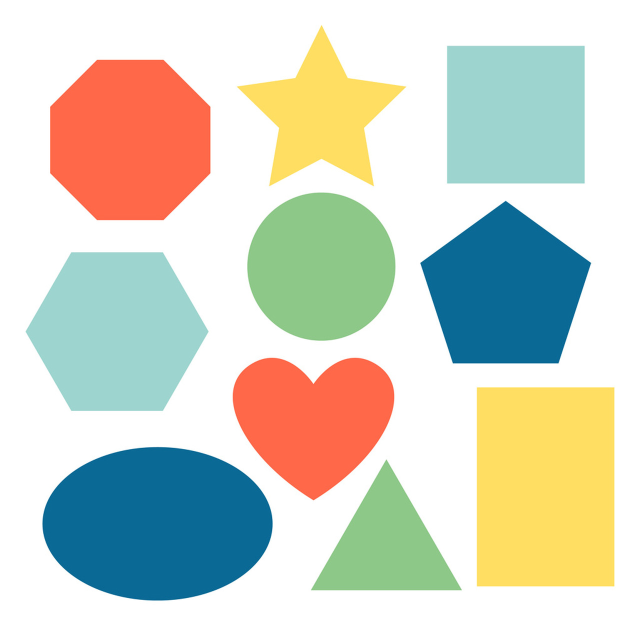
#> input picture openCV/resources/shapes.jpg, 1280 x 1251 px (shown at 1/2 size)
$ python shape_detection.py
#> lines starting #> are read from the running program, lines starting #| are printed output that depends on the picture; after the words box and inside, x2 and y2 are one past the last pixel; in counts of white or black regions, pixels touching at a corner belong together
import numpy as np
import cv2

image = cv2.imread('resources/shapes.jpg')
#> image is the input picture: shape (1251, 1280, 3); mean B, G, R 197.2, 212, 208.4
imgResize = cv2.resize(image, (700, 700))
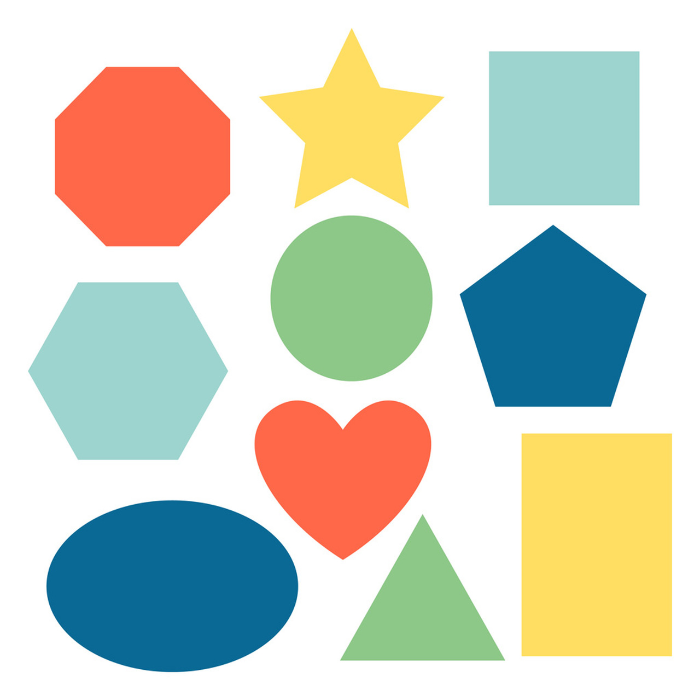
#> imgResize: shape (700, 700, 3); mean B, G, R 197.2, 211.9, 208.4
imgContour = imgResize.copy()


def getContour(img):
    contours, hierarchy = cv2.findContours(img, cv2.RETR_EXTERNAL, cv2.CHAIN_APPROX_NONE)
    for cnt in contours:
        area = cv2.contourArea(cnt)
        if area > 500:
            cv2.drawContours(imgContour, cnt, -1, (0, 0, 225), 3)
            param = cv2.arcLength(cnt, True)
            approx = cv2.approxPolyDP(cnt, 0.02 * param, True)
            objCorners = len(approx)
            x, y, width, height = cv2.boundingRect(approx)
            if objCorners == 3:
                objectType = "Triangle"
            elif objCorners == 4:
                aspRatio = width/float(height)
                if 0.95 < aspRatio < 1.05:
                    objectType = "Square"
                else:
                    objectType = "Rectangle"
            elif objCorners > 4:
                objectType = "Circle"
            else:
                objectType = "None"

            cv2.rectangle(imgContour, (x, y), (x + width, y + height), (0, 225, 0), 2)
            cv2.putText(imgContour, objectType, (x + (width // 2) - 10, y + (height // 2) - 10),
                        cv2.FONT_HERSHEY_SIMPLEX, 0.7, (0, 0, 0), 2)


imgGray = cv2.cvtColor(imgResize, cv2.COLOR_BGR2GRAY)
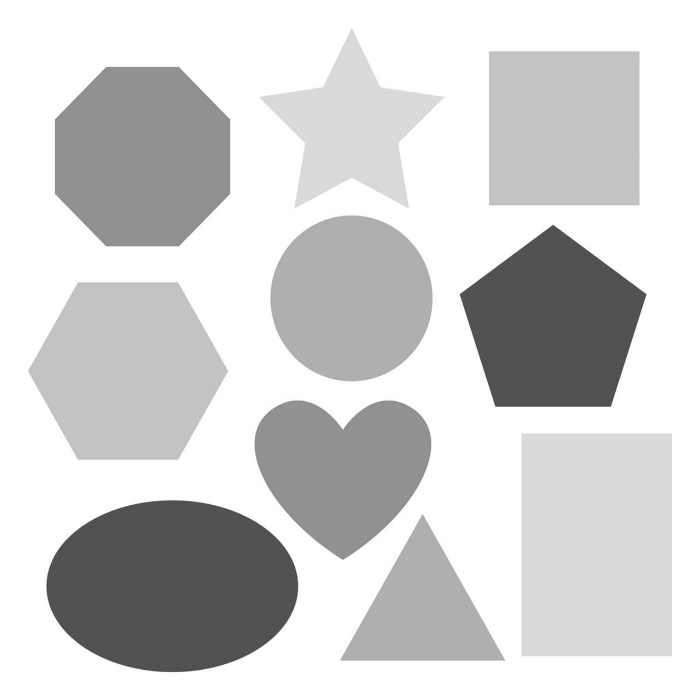
#> imgGray: shape (700, 700); min 67, max 255, mean 209.3
imgBlur = cv2.GaussianBlur(imgGray, (7, 7), 1)
imgCanny = cv2.Canny(imgBlur, 50, 50)
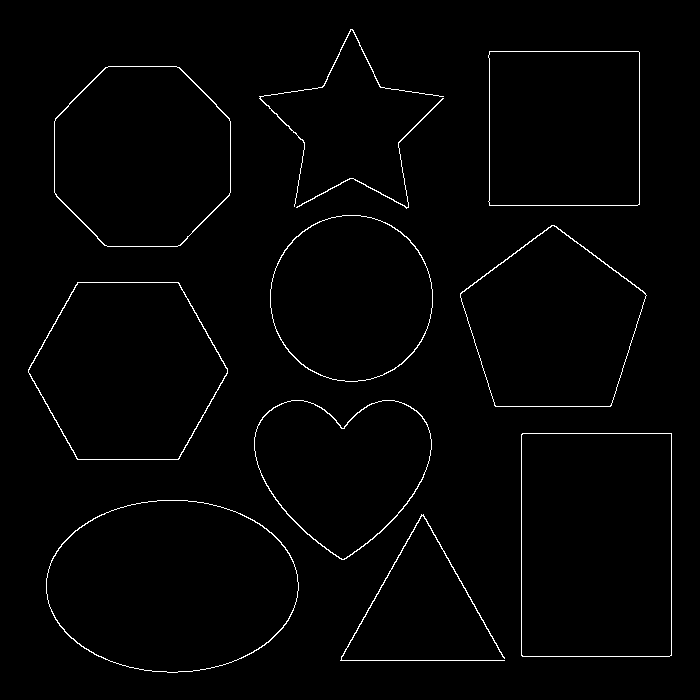
#> imgCanny: shape (700, 700); 1.4% white in thin lines or dots, all inside (x1, y1, x2, y2) = (28, 29, 672, 673)

getContour(imgCanny)
#> in getContour, `contours, hierarchy = cv2.findContours(img, cv2.RETR_EXTERNAL, cv2.CHA..`: contours = 11 contours; largest, box (x1, y1, x2, y2) and area: (46, 500, 299, 673) 34054, (521, 433, 672, 657) 33448, (28, 282, 228, 460) 26708, (54, 66, 231, 247) 26243, (460, 225, 647, 407) 23537
#> the loop in getContour, `for cnt in contours:` made 11 passes
#> (area, param, approx, objCorners, x, y, width, height) on passes 3, 10: (33447.5, 744.2, [[522, 433], [521, 655], [671, 655], [671, 433]], 4, 521, 433, 151, 223), (23102, 608.5, [[489, 51], [489, 205], [639, 204], [639, 52]], 4, 489, 51, 151, 155)
#> (area, param, objCorners, x, y, width, height, objectType) on passes 2, 4, 5, 6, 7, 9: (34054.5, 709.2, 8, 51, 501, 248, 171, 'Circle'), (19664, 576.9, 9, 255, 400, 173, 160, 'Circle'), (26708, 637.2, 6, 28, 282, 200, 178, 'Circle'), (23537, 612.2, 5, 460, 225, 187, 182, 'Circle'), (21193, 544.7, 8, 270, 215, 163, 167, 'Circle'), (26243, 591.3, 8, 54, 67, 176, 179, 'Circle')
#> after the loop in getContour, `for cnt in contours:`:
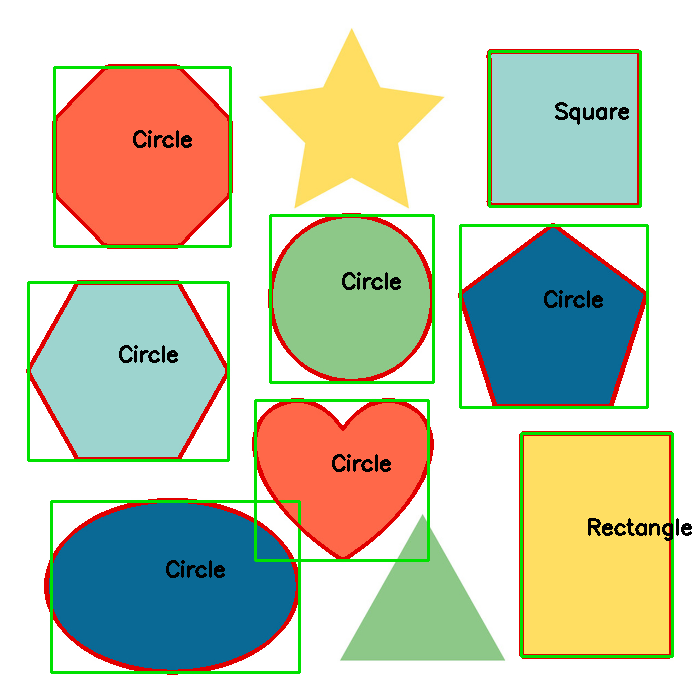
#> imgContour: shape (700, 700, 3); 7.34% of pixels changed, all inside (x1, y1, x2, y2) = (26, 49, 692, 675)

cv2.imshow("Shapes", imgContour)
cv2.waitKey(0)

$ run again, with openCV/resources/1.jpg copied over openCV/resources/shapes.jpg
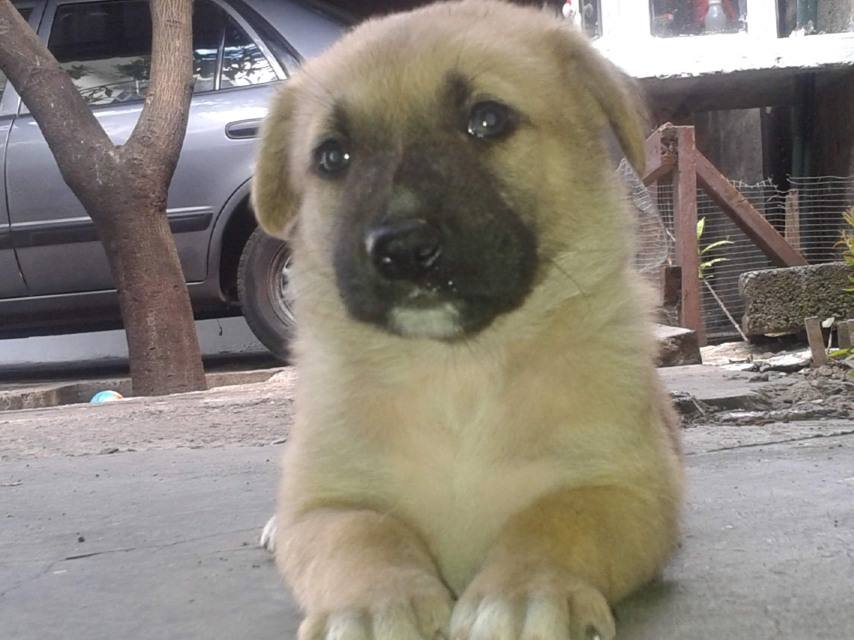
#> input picture openCV/resources/1.jpg, 2560 x 1920 px (shown at 1/3 size)
#> image is the input picture: shape (1920, 2560, 3); mean B, G, R 120.6, 129.9, 137.1
#> `imgCanny = cv2.Canny(imgBlur, 50, 50)`:
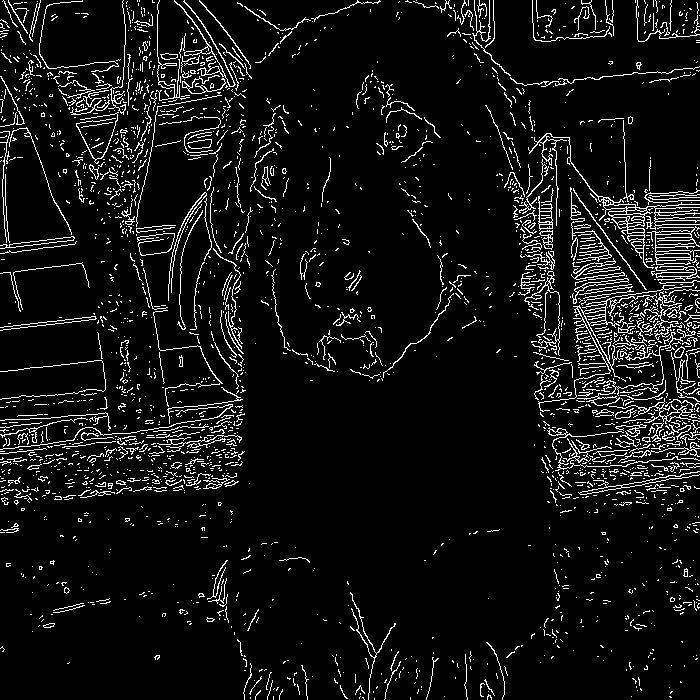
#> imgCanny: shape (700, 700); 7.1% white in thin lines or dots
#> contours = 2542 contours, 2472 with area under 20; largest, box (x1, y1, x2, y2) and area: (528, 133, 700, 269) 1102, (538, 280, 700, 412) 408, (577, 327, 696, 406) 276, (174, 0, 236, 87) 254, (647, 226, 700, 265) 245
#> the loop in getContour, `for cnt in contours:` made 2542 passes
#> (area, param, approx, objCorners, x, y, width, height) on pass 2011: (1102.5, 1921.8, [[528, 147], [647, 267], [648, 206], [699, 224]], 4, 528, 147, 172, 121)
#> after the loop in getContour, `for cnt in contours:`:
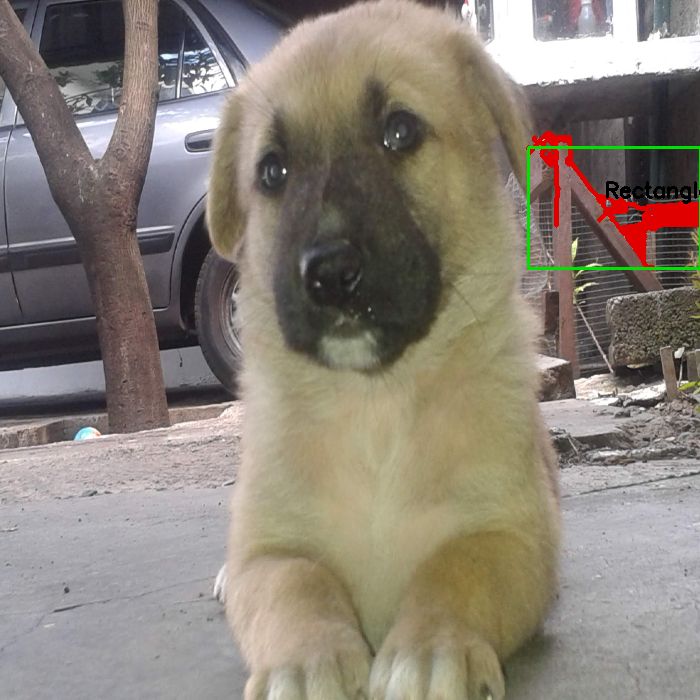
#> imgContour: shape (700, 700, 3); mean B, G, R 119.5, 129.5, 137.6
